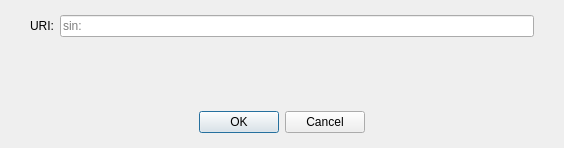
<?xml version="1.0" encoding="UTF-8"?>
<ui version="4.0">
 <class>OpenURIDialog</class>
 <widget class="QDialog" name="OpenURIDialog">
  <property name="geometry">
   <rect>
    <x>0</x>
    <y>0</y>
    <width>564</width>
    <height>148</height>
   </rect>
  </property>
  <property name="windowTitle">
   <string>Open sin URI</string>
  </property>
  <layout class="QVBoxLayout" name="verticalLayout">
   <property name="leftMargin">
    <number>0</number>
   </property>
   <property name="topMargin">
    <number>15</number>
   </property>
   <property name="rightMargin">
    <number>0</number>
   </property>
   <property name="bottomMargin">
    <number>0</number>
   </property>
   <item>
    <layout class="QHBoxLayout" name="horizontalLayout">
     <property name="leftMargin">
      <number>30</number>
     </property>
     <property name="rightMargin">
      <number>30</number>
     </property>
     <item>
      <widget class="QLabel" name="label">
       <property name="text">
        <string>URI:</string>
       </property>
      </widget>
     </item>
     <item>
      <widget class="QValidatedLineEdit" name="uriEdit">
       <property name="placeholderText">
        <string notr="true">sin:</string>
       </property>
      </widget>
     </item>
    </layout>
   </item>
   <item>
    <spacer name="verticalSpacer">
     <property name="orientation">
      <enum>Qt::Vertical</enum>
     </property>
     <property name="sizeHint" stdset="0">
      <size>
       <width>20</width>
       <height>40</height>
      </size>
     </property>
    </spacer>
   </item>
   <item>
    <widget class="QWidget" name="buttonsContainerWhite" native="true">
     <layout class="QHBoxLayout" name="horizontalLayout_2">
      <property name="leftMargin">
       <number>30</number>
      </property>
      <property name="topMargin">
       <number>15</number>
      </property>
      <property name="rightMargin">
       <number>30</number>
      </property>
      <property name="bottomMargin">
       <number>15</number>
      </property>
      <item>
       <widget class="QDialogButtonBox" name="buttonBox">
        <property name="orientation">
         <enum>Qt::Horizontal</enum>
        </property>
        <property name="standardButtons">
         <set>QDialogButtonBox::Cancel|QDialogButtonBox::Ok</set>
        </property>
        <property name="centerButtons">
         <bool>true</bool>
        </property>
       </widget>
      </item>
     </layout>
    </widget>
   </item>
  </layout>
 </widget>
 <customwidgets>
  <customwidget>
   <class>QValidatedLineEdit</class>
   <extends>QLineEdit</extends>
   <header>qt/qvalidatedlineedit.h</header>
  </customwidget>
 </customwidgets>
 <resources/>
 <connections>
  <connection>
   <sender>buttonBox</sender>
   <signal>accepted()</signal>
   <receiver>OpenURIDialog</receiver>
   <slot>accept()</slot>
   <hints>
    <hint type="sourcelabel">
     <x>248</x>
     <y>254</y>
    </hint>
    <hint type="destinationlabel">
     <x>157</x>
     <y>274</y>
    </hint>
   </hints>
  </connection>
  <connection>
   <sender>buttonBox</sender>
   <signal>rejected()</signal>
   <receiver>OpenURIDialog</receiver>
   <slot>reject()</slot>
   <hints>
    <hint type="sourcelabel">
     <x>316</x>
     <y>260</y>
    </hint>
    <hint type="destinationlabel">
     <x>286</x>
     <y>274</y>
    </hint>
   </hints>
  </connection>
 </connections>
</ui>
